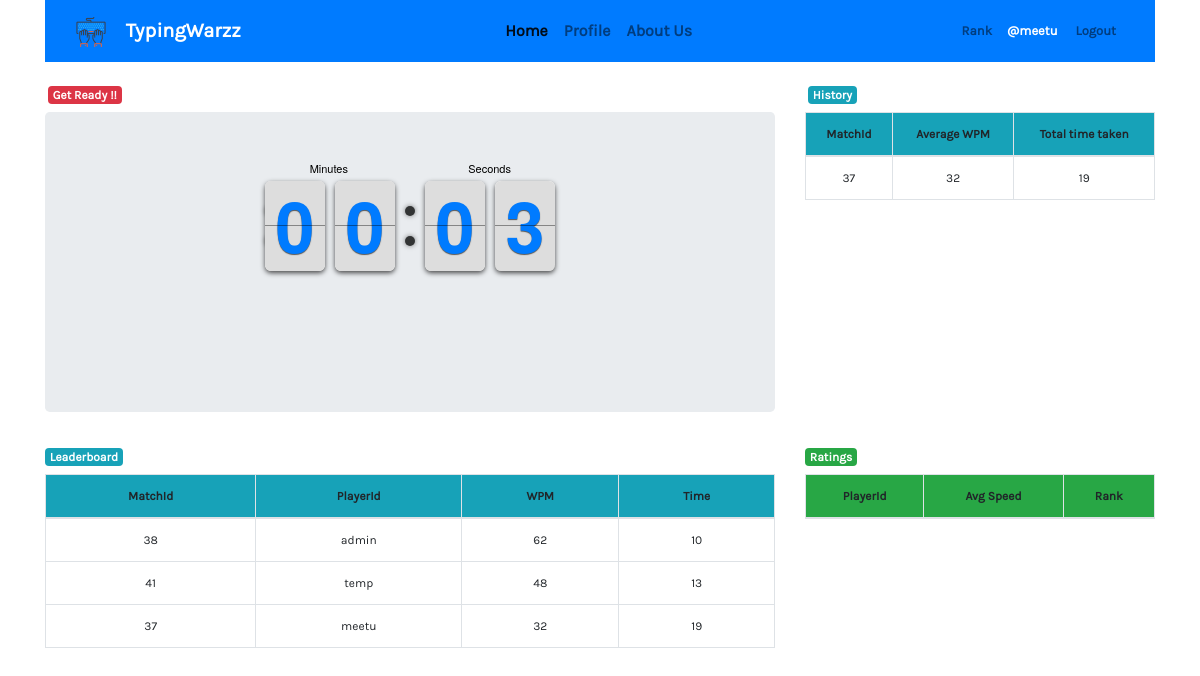
The app's page /homepage.php (signed in) with its own data.
### tables this page shows
CREATE TABLE `matches` (
  `match_id` int(50) NOT NULL,
  `profile_id` varchar(50) NOT NULL,
  `speed` int(50) NOT NULL,
  `rank` varchar(50) NOT NULL,
  `time` varchar(50) NOT NULL
);

### homepage.php (the view, shortened to what this page needs)
<?php
    $servername = "localhost";
    $username = "root";
    $password = "";
    $dbname = "typingwarzz";
    $conn = mysqli_connect($servername, $username, $password, $dbname);
?>
<!DOCTYPE html>
<html>
<head>
	<link rel="stylesheet" type="text/css" href="style/style.css">
	<link rel="stylesheet" href="lib/bootstrap-4.3.1/css/bootstrap.min.css">
	<link rel="stylesheet" type="text/css" href="lib/flipclock/flipclock.css">
</head>
<body>
	<div class="container">
		<nav class="navbar navbar-expand-md navbar-light bg-primary navbar-fixed-top" role="navigation">
			<div class="container-fluid">
				<div class="navbar-header">
					<a href="/TypingWarzz/homepage.php" class="navbar-brand"><img src="images/logo.png" width=30 length=30></a>
					<span class="navbar-text" style="font-size: 20px;color: white;"> <b> TypingWarzz </b> </span>
				</div>
		    <ul class="navbar-nav navbar-left">
				<li class="nav-item">
					<a href="/TypingWarzz/homepage.php" class="nav-link active">
						<b>Home</b>
					</a>
				</li>
				<li class="nav-item">
					<a href="#" class="nav-link">
						<b>Profile</b>
					</a>
				</li>
				<li class="nav-item">
					<a href="#" class="nav-link">
						<b>About Us</b>
					</a>
				</li>
			</ul>
			<ul class="navbar-nav navbar-right" style="font-size: 14	px;">
		      	<li class="nav-item">
					<span class="navbar-text" style="margin-left:5px;margin-right:10px;font-size: 13px;"><b>Rank</b></span>
				</li>
		      	<li class="nav-item">
					<span class="navbar-text" style="margin-left:5px;margin-right:5px;color: white;font-size: 13px;">
					<b><?php echo('@' . $_SESSION['username']);?></b>
					</span>
		      	</li>
		      	<li class="nav-item">
					<a href="index.php" class="nav-link" style="margin-left:5px;margin-right:0px;font-size: 13px;"><b>Logout</b></a>
				</li>
			</ul>
		</div>
		</nav>
	</div>
	<div class="container" style="margin-top: 20px;">
		<div class="row">
			<div class="col-md-8 h-100"  style="min-height:300px;" id="pre_typing">
				<span class="badge badge-danger" style="margin-left:3px;"> Get Ready !! </span>
				<div class="jumbotron" style="min-height: 300px; margin-top:6px;">
					<div class="clock" style="width:300px;margin:0 auto;">
					</div>
				</div>
			</div>
			<div class="col-md-4" style="min-height: 300px;">
					<span class="badge badge-info" style="margin-left:3px;"> History </span>
					<table class="table table-bordered" style="font-size: 10px;margin-top:6px;text-align: center;">
						<thead>
							<tr>
								<td scope="col" class="bg-info"> MatchId </td>
								<td scope="col" class="bg-info"> Average WPM </td>
								<td scope="col" class="bg-info"> Total time taken </td>
							</tr>
						</thead>
						<?php
							$current_user = $_SESSION['username'];
							$query1 = "SELECT match_id, speed, time FROM matches WHERE profile_id='$current_user';";
							$result = mysqli_query($conn, $query1);
							while ($row = mysqli_fetch_assoc($result)) {
							    echo("<tr>");
							    echo("<td>");
							    echo($row['match_id']);
							    echo("</td>");
							    echo("<td>");
							    echo($row['speed']);
							    echo("</td>");
							    echo("<td>");
							    echo($row['time']);
							    echo("</td>");
							  	echo("</tr>");
							}
						?>
					</table>
			</div>
		</div>
	</div>
	<div class="container">
		<div class="row">
			<div class="col-md-8 h-100">
			<span class="badge badge-info"> Leaderboard </span>
			<table class="table table-bordered" style="font-size: 10px;margin-top:6px;text-align: center;">
				<thead>
					<tr>
						<td scope="col" class="bg-info"> MatchId </td>
						<td scope="col" class="bg-info"> PlayerId </td>
						<td scope="col" class="bg-info"> WPM </td>
						<td scope="col" class="bg-info"> Time </td>
					</tr>
				</thead>
				<?php
					$query1 = "SELECT match_id, profile_id, MAX(speed) as speed, time FROM matches GROUP BY profile_id ORDER BY speed DESC";
					$result = mysqli_query($conn, $query1);
					while ($row = mysqli_fetch_assoc($result)) {
					    echo("<tr>");
					    echo("<td>");
					    echo($row['match_id']);
					    echo("</td>");
					    echo("<td>");
					    echo($row['profile_id']);
					    echo("</td>");
					    echo("<td>");
					    echo($row['speed']);
					    echo("</td>");
					    echo("<td>");
					    echo($row['time']);
					    echo("</td>");
					  	echo("</tr>");
					}
				?>
			</table>
			</div>
			<div class="col-md-4" style="min-height: 300px;">
				<span class="badge badge-success"> Ratings </span>
				<table class="table table-bordered" style="font-size: 10px;margin-top:6px;text-align: center;">
					<thead>
						<tr>
							<td scope="col" class="bg-success"> PlayerId </td>
							<td scope="col" class="bg-success"> Avg Speed </td>
							<td scope="col" class="bg-success"> Rank </td>
						</tr>
					</thead>
				</table>
			</div>
		</div>
	</div>
</body>
</html>

### style/style.css (style rules this page uses)
td { font-size: 12px; }
thead { font-weight: bold; }

### homepage.php (style rules this page uses)
body { font-family: 'Karla', sans-serif !important; }

### records on screen
matches: match_id "37", speed "32", time "19", profile "meetu"
matches: match_id "38", profile "admin", speed "62", time "10"
matches: match_id "41", profile "temp", speed "48", time "13"

### other values on screen
$_SESSION['username'] "meetu"
